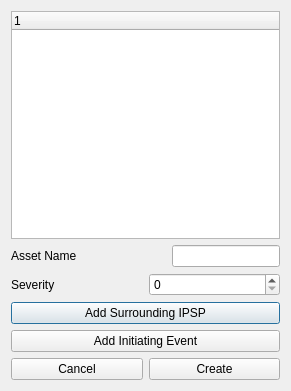
<?xml version="1.0" encoding="UTF-8"?>
<ui version="4.0">
 <class>asset</class>
 <widget class="QDialog" name="asset">
  <property name="geometry">
   <rect>
    <x>0</x>
    <y>0</y>
    <width>291</width>
    <height>391</height>
   </rect>
  </property>
  <property name="windowTitle">
   <string>Create Asset</string>
  </property>
  <layout class="QVBoxLayout" name="verticalLayout_2">
   <item>
    <layout class="QVBoxLayout" name="verticalLayout">
     <item>
      <widget class="QTreeWidget" name="treeWidget"/>
     </item>
     <item>
      <layout class="QHBoxLayout" name="horizontalLayout_2">
       <item>
        <widget class="QLabel" name="label">
         <property name="text">
          <string>Asset Name</string>
         </property>
        </widget>
       </item>
       <item>
        <spacer name="horizontalSpacer">
         <property name="orientation">
          <enum>Qt::Horizontal</enum>
         </property>
         <property name="sizeHint" stdset="0">
          <size>
           <width>40</width>
           <height>20</height>
          </size>
         </property>
        </spacer>
       </item>
       <item>
        <widget class="QLineEdit" name="lineEdit"/>
       </item>
      </layout>
     </item>
     <item>
      <layout class="QHBoxLayout" name="horizontalLayout_4">
       <item>
        <widget class="QLabel" name="label_3">
         <property name="text">
          <string>Severity</string>
         </property>
        </widget>
       </item>
       <item>
        <widget class="QSpinBox" name="spinBox"/>
       </item>
      </layout>
     </item>
     <item>
      <widget class="QPushButton" name="pushButton">
       <property name="text">
        <string>Add Surrounding IPSP</string>
       </property>
      </widget>
     </item>
     <item>
      <widget class="QPushButton" name="pushButton_2">
       <property name="text">
        <string>Add Initiating Event</string>
       </property>
      </widget>
     </item>
     <item>
      <layout class="QHBoxLayout" name="horizontalLayout">
       <item>
        <widget class="QPushButton" name="cancelButton">
         <property name="text">
          <string>Cancel</string>
         </property>
        </widget>
       </item>
       <item>
        <widget class="QPushButton" name="createButton">
         <property name="text">
          <string>Create</string>
         </property>
        </widget>
       </item>
      </layout>
     </item>
    </layout>
   </item>
  </layout>
 </widget>
 <resources/>
 <connections/>
</ui>
